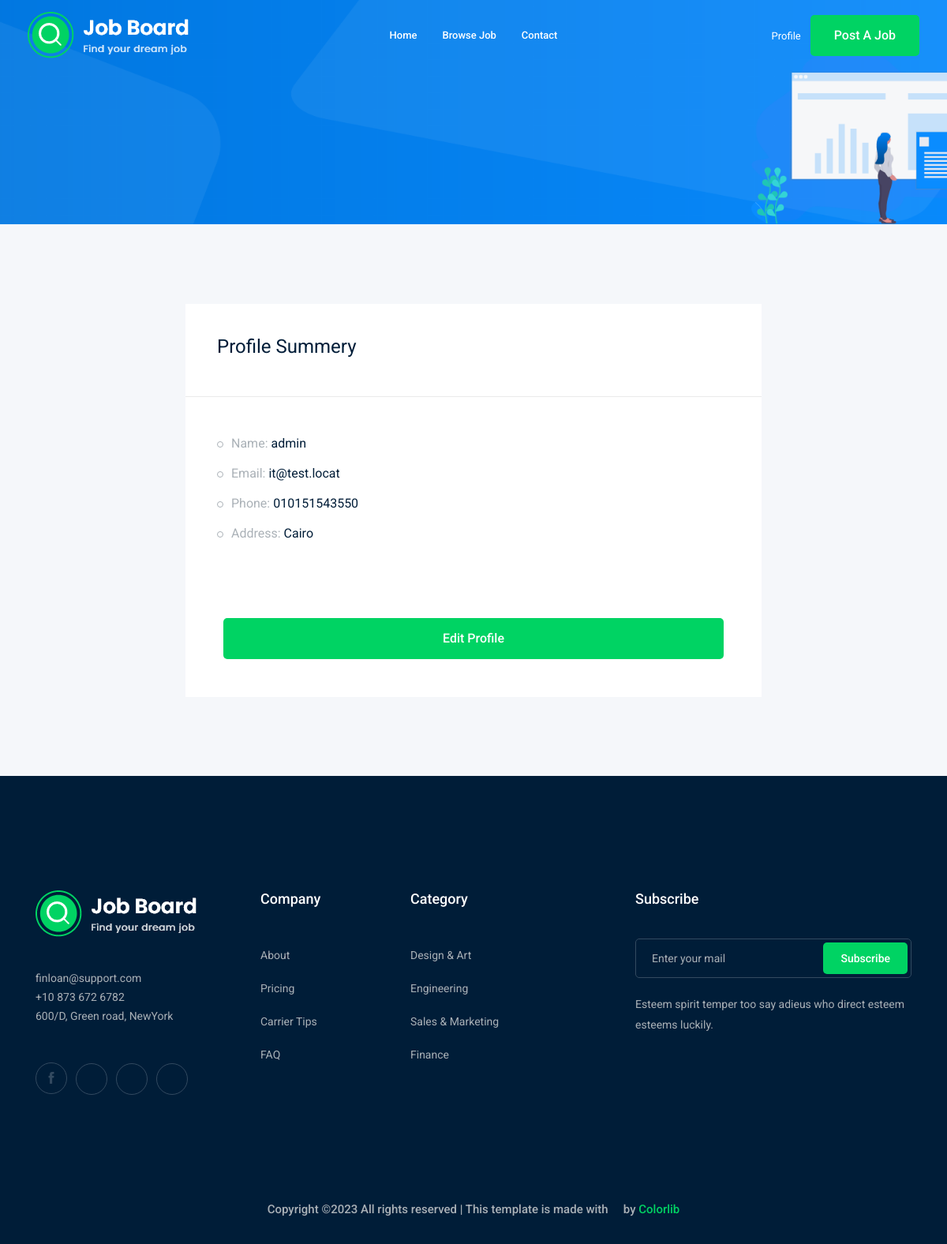
The app's page /accounts/profile (signed in) with its own data.
### accounts/models.py (models this page shows)
class Profile(models.Model):
    user = models.OneToOneField(User, on_delete=models.CASCADE)
    city = models.ForeignKey('City', related_name='user_city', on_delete=models.CASCADE, blank=True, null=True)
    phone_number = models.CharField(max_length=15)
    image = models.ImageField(upload_to='profile/')
    def __str__(self):
        return str(self.user)

class City(models.Model):
    name = models.CharField(max_length=30)
    def __str__(self):
        return self.name

### accounts/views.py (the view)
# urls.py: path('profile',views.profile, name='profile'),
def profile(request):
    profile = Profile.objects.get(user=request.user)
    return render(request,'accounts/profile.html',{'profile': profile})

### accounts/templates/accounts/profile.html (shortened to what this page needs)
{% extends 'base.html' %}
{% load bootstrap5 %}
    {% block body %}
    <div class="bradcam_area bradcam_bg_1">
        <div class="container">
            <div class="row">
                <div class="col-xl-12">
                </div>
            </div>
        </div>
    </div>
    <div class="job_details_area">
        <div class="container">
            <div class="row">
                <div class="col-lg-8 mx-auto">
                    <div class="job_sumary">
                        <div class="summery_header">
                            <h3>Profile Summery</h3>
                        </div>
                        <div class="job_content">
                            <ul>
                                <li>Name: <span>{{profile}}</span></li>
                                <li>Email: <span>{{profile.user.email}}</span></li>
                                <li>Phone: <span>{{profile.phone_number}}</span></li>
                                <li>Address: <span>{{profile.city}}</span></li>
                            </ul>
                        </div>
                        <div class="p-5">
                            <a class="boxed-btn3 w-100" href="{% url 'accounts:profile_edit' %}">Edit Profile</a>
                        </div>
                    </div>
                </div>
            </div>
        </div>
    </div>
    {% endblock body %}

### records on screen
Profile: user.username "admin", user.email "it@test.locat", phone_number "010151543550", city "Cairo"
